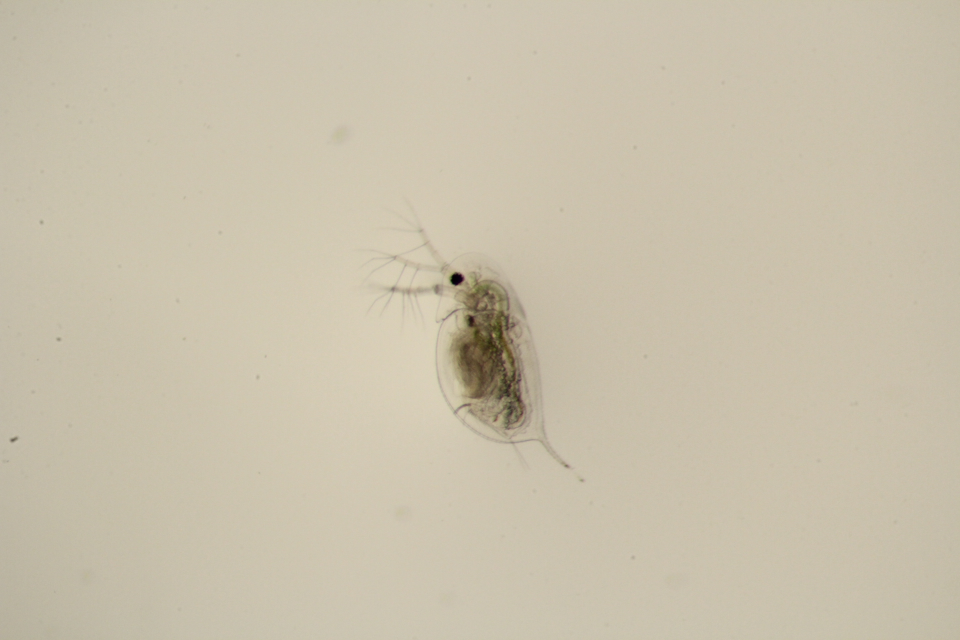
#> input picture The-Daphnia-ruler/tests/test_dirs/test_images/sample1.JPG, 1920 x 1280 px (shown at 1/2 size)
$ python measurement_methods.py tests/test_dirs/test_images/sample1.JPG
#> lines starting #> are read from the running program, lines starting #| are printed output that depends on the picture; after the words box and inside, x2 and y2 are one past the last pixel; in counts of white or black regions, pixels touching at a corner belong together
### The-Daphnia-ruler/utils.py
# import libraries
import os
import cv2
import numpy as np
import sys
from math import pi
from skimage import morphology, measure
from skimage.filters import scharr
from scipy import ndimage
import math
import copy
import warnings

# Create function to load image in proper format
def import_image(image):
    '''
    imports, resizes and grayscales image.
     returns additional info on image.
    '''
    # Load in rayscale, resize
    img = cv2.imread(image)
    # save aspect ratio
    height, width = np.shape(img)[0:2]

    # scale image to 720p width
    scf = 720/width
    nwidth = 720
    nheight = int(height * scf)
    img = cv2.resize(img, (nwidth, nheight))

    # grayscale image
    gray = np.uint8(np.mean(img, 2))

    # create dictionary with results
    res = {}
    res["img"] = img
    res["gray"] = gray
    res["scf"] = scf

    # export image
    return(res)

# create function that creates mask
def create_mask(gray):
    '''
    masks grayscaled image
    '''
    edges_mag = scharr(gray)
    edges_med = np.median(edges_mag)
    edges_thresh = 2.5*edges_med
    edges = edges_mag >= edges_thresh
    edges = morphology.closing(edges, morphology.square(3))
    edges = ndimage.binary_fill_holes(edges)
    edges = morphology.erosion(edges, morphology.square(3))

    # return edges
    return(edges)

# create function to label imageregions and calculate properties
def create_props(edges, gray, eyeMethod=False):
    '''
    labels image and defines properties
    '''
    # label imageregions and calculate properties
    label_img = morphology.label(edges, connectivity=2, background=0)
    props = measure.regionprops(label_img, gray)
    props = sorted(props, reverse=True, key=lambda k: k.area)

    # return properties only props if eyemethod = F else props and label_img
    if eyeMethod == False:
        return(props)
    else:
        return([props, label_img])

# create function to erode mask
def erode_mask(edges, props, gray):
    # reformat edges to work with opencv
    edges = np.uint8(edges)
    # copy edges in case no opening is necessary
    edges_res = edges
    kernel_size = 2
    # create labeled image in case no opening is necessary
    label_img = morphology.label(edges, connectivity=2, background=0)
    # continue opening until solidity fits
    while props[0].solidity < 0.93:
        edges_res = edges
        kernel = cv2.getStructuringElement(cv2.MORPH_ELLIPSE, (kernel_size, kernel_size))
        edges_res = cv2.morphologyEx(edges_res, cv2.MORPH_OPEN, kernel, iterations = 1)

        # relabel imageregions and calculate properties
        label_img = morphology.label(edges_res, connectivity=2, background=0)
        props = measure.regionprops(label_img, gray)
        props = sorted(props, reverse=True, key=lambda k: k.area)
        kernel_size += 1
    # create list with results
    res = [props, edges_res, label_img]
    # return results
    return(res)

# create function to plot binary image
def plt_binary(edges_res, label_img, props):
    '''
    creates binary image in numpy format
    '''
    # make array of zeros
    bw_img = 0*edges_res
    # crop to largest object
    bw_img = (label_img) == props[0].label
    # copy image
    bw_img_all = bw_img.copy()
    # fill roi
    bw_img_all = bw_img_all + ((label_img) == props[0].label)
    # transform to numpy array
    binary2 = np.uint8(255*bw_img_all)
    # return binary array
    return(binary2)

# create function to plot contour on image
def plt_contour(binaryimg, img):
    '''
    plots contour on image
    '''
    # get contours
    contours, hierarchy = cv2.findContours(binaryimg, cv2.RETR_TREE, cv2.CHAIN_APPROX_SIMPLE)
    # draw contour on image
    cv2.drawContours(img, contours, -1, (0, 0, 255), 1)
    # return image
    return(img)

# create function to plot elipse on image
def plt_elipse(img, props):
    '''
    plots elipse on image
    '''
    # plot elipse on image
    cv2.ellipse(img, (int(props[0].centroid[1]), int(props[0].centroid[0])),
                (int(props[0].major_axis_length/2), int(props[0].minor_axis_length/2)),
                (-props[0].orientation*180/pi+90), 0, 360, 0, 0)
    # return img
    return(img)

# create function to plot major axis on image
def plt_majaxis(img, props):
    '''
    plots major axis on image
    '''
     # get deltas
    dx = (props[0].major_axis_length/2)*math.sin(props[0].orientation-(math.pi/2))
    dy = (props[0].major_axis_length/2)*math.cos(props[0].orientation-(math.pi/2))

    # get start
    x1 = props[0].centroid[0]-dx
    y1 = props[0].centroid[1]+dy

    # get end
    x2 = props[0].centroid[0]+dx
    y2 = props[0].centroid[1]-dy

    # plot line
    cv2.line(img, (int(y2), int(x2)), (int(y1), int(x1)), (0, 255, 0), 2)

    # return image
    return(img)

# create function to plot minor axis on image
def plt_minaxis(img, props):
    '''
    plots minro axis on image
    '''
    # get deltas
    dx = (props[0].minor_axis_length/2)*math.sin(props[0].orientation)
    dy = (props[0].minor_axis_length/2)*math.cos(props[0].orientation)

    # get start
    x1 = props[0].centroid[0]-dx
    y1 = props[0].centroid[1]+dy

    # get end
    x2 = props[0].centroid[0]+dx
    y2 = props[0].centroid[1]-dy

    # plot line
    cv2.line(img, (int(y2), int(x2)), (int(y1), int(x1)), (255, 0, 255), 2)

    # return image
    return(img)

# create function to make dictionary of results
def make_res(img, props, scf, image, eyeMethod = False, tail_Length = None, head_Length = None, daphnia_Length = None, angle = None):
    '''
    creates dictionary with results
    '''
    # get major and minor axis
    major = props[0].major_axis_length
    minor = props[0].minor_axis_length

    # add perimeter of mask
    perimeter = props[0].perimeter

    # add area of mask
    area = props[0].area

    # add solidity (proportion of the pixels in shape to the pixels in the convex hull)
    solidity = props[0].solidity

    # Create ID for image with image number and base directory
    imgnum = os.path.basename(image)
    imgdir = image.split(os.path.sep)[-2]
    ID = os.path.join(imgdir, imgnum)

    # scale measurements back to original image size where necessary
    perimeter = perimeter/scf
    area = area / scf**2
    minor = minor/scf
    major = major/scf


    # create dictionary with results
    res = {}
    res['ID'] = ID
    res['perimeter'] = perimeter
    res['area'] = area
    res['minor'] = minor
    res['solidity'] = solidity
    res['full.Length'] = major
    res['image'] = img

        # add additions if eyeMethod is true
    if eyeMethod:
        tail_Length = tail_Length/scf
        head_Length = head_Length/scf
        daphnia_Length = daphnia_Length/scf
        res['tail.Length'] = tail_Length
        res['head.Length'] = head_Length
        res['eye.Length'] = daphnia_Length
        res['tail.angle'] = angle

    # return dictionary
    return(res)

# create function to find eye in binary image
def find_eye(binary2, img):
    '''
    find position of the eye and teturns its x,y values
    '''
    # extract daphnia and place on white background
    mask_inv = cv2.bitwise_not(binary2)
    foreground = cv2.bitwise_and(img, img, mask = binary2)
    background = np.copy(img)
    background[:] = 255
    background = cv2.bitwise_and(background, background, mask = mask_inv)
    product = cv2.add(foreground, background)


    # # filter by black color
    full_black = np.array([0, 0, 0])
    half_black = np.array([100, 100, 100])

    # filter with broad spectrum
    black = cv2.inRange(product, full_black, half_black)
    eye_kernel = cv2.getStructuringElement(cv2.MORPH_ELLIPSE, (int(2), int(2)))
    black_eroded = cv2.morphologyEx(black, cv2.MORPH_OPEN, eye_kernel, iterations = 2)

    # define contour
    contours, hierarchy = cv2.findContours(copy.deepcopy(black_eroded), cv2.RETR_EXTERNAL, cv2.CHAIN_APPROX_TC89_L1)

    # change thin colour spectrum until contours are of length one
    while len(contours) > 1:
        half_black = half_black - [10, 10, 10]
        black = cv2.inRange(product, full_black, half_black)
        eye_kernel = cv2.getStructuringElement(cv2.MORPH_ELLIPSE, (int(2), int(2)))
        black_eroded = cv2.morphologyEx(black, cv2.MORPH_OPEN, eye_kernel, iterations = 2)

        # define contour
        contours, hierarchy = cv2.findContours(copy.deepcopy(black_eroded), cv2.RETR_EXTERNAL, cv2.CHAIN_APPROX_TC89_L1)


    M = cv2.moments(contours[0])
    cX = int(M["m10"] / M["m00"])
    cY = int(M["m01"] / M["m00"])
    # return eye position
    return([cX, cY])
# create funtion to find tip of tail and define distance from eye to tip of tail
def find_tip(binary1, cX, cY):
    '''
    find position of tip of tail and length between eye and tip of tail.
    '''
    # define contours
    contours, hierarchy = cv2.findContours(copy.deepcopy(binary1), cv2.RETR_EXTERNAL, cv2.CHAIN_APPROX_TC89_L1)
    cnt = contours[0]

    leftmost = tuple(cnt[cnt[:, :, 0].argmin()][0])
    rightmost = tuple(cnt[cnt[:, :, 0].argmax()][0])
    topmost = tuple(cnt[cnt[:, :, 1].argmin()][0])
    bottommost = tuple(cnt[cnt[:,:,1].argmax()][0])

    extremes = [leftmost, rightmost, topmost, bottommost]
    # save extremes and eye in a list
    points = extremes + [(cX, cY)]
    # compute distances from eye
    lengths = []
    dxs = []
    dys = []
    for i in range(len(points)):
            dy = points[i][0]-points[4][0]
            dys.append(dy)
            dx = points[i][1]-points[4][1]
            dxs.append(dx)
            L = math.sqrt(dx**2 + dy**2)
            lengths.append(L)


    # find index of max distance
    max_dist_index = lengths.index(max(lengths))

    # get tip of the tail(note that y,x is exchanged)
    far_x = int(cX+dys[max_dist_index])
    far_y = int(cY+dxs[max_dist_index])

    # define distance from eye to tip of tail
    daphnia_Length_eye_tip = max(lengths)

    # return postion and length
    new_lengths = lengths
    new_lengths[max_dist_index] = 0
    new_max = new_lengths.index(max(new_lengths))
    new_lengths[new_max] = 0

    max_dist_index2 = new_lengths.index(max(new_lengths))
    far_x2 = int(cX+dys[max_dist_index2])
    far_y2 = int(cY+dxs[max_dist_index2])
    daphnia_Length_eye_head_tip = max(new_lengths)

    return([far_x, far_y, daphnia_Length_eye_tip, far_x2, far_y2, daphnia_Length_eye_head_tip])

# create function to find base of tail
def find_base(binary2, far_x, far_y, cX, cY, daphnia_Length_eye_tip):
    '''
    finds base of tail.
    '''
    # get contour of eroded mask
    contours, hierarchy = cv2.findContours(copy.deepcopy(binary2), cv2.RETR_EXTERNAL, cv2.CHAIN_APPROX_TC89_L1)
    # convert contours to a list
    contours = contours[0]

    # convert tail tip to list
    tail_tip = [far_x, far_y]


    lin_distances = np.empty(0)
    for i in range(0,len(contours)):
        con_x = contours[i][0][0]
        con_y = contours[i][0][1]
        lin_dis = math.sqrt(abs(con_x-tail_tip[0])**2 + abs(con_y-tail_tip[1])**2)
        lin_distances = np.append(lin_distances, lin_dis)

    # find index of minimal value
    base_index = np.where(lin_distances == np.min(lin_distances))[0][0]
    # find base
    base = contours[base_index]
    base_x = base[0][0]
    base_y = base[0][1]

    # define tail length
    tail_Length = np.min(lin_distances)


    # define Length of daphnia from eye to base of the tail
    daphnia_Length = math.sqrt((cX - base_x)**2 + (cY - base_y)**2)

    # find angle between tail and line from eye to base of tail
    with warnings.catch_warnings():
        warnings.simplefilter('ignore')
        cos_angle = (tail_Length**2 + daphnia_Length**2 - daphnia_Length_eye_tip**2)/(2*tail_Length*daphnia_Length)
        angle = math.acos(cos_angle) * (180/pi)

    # return list
    return([base_x, base_y, daphnia_Length, angle, contours, tail_Length])

# define function to plot tail on image
def plt_tail(img, far_x, far_y, base_x, base_y):
    '''
    plots tail on image.
    '''
    # plot tail on image
    cv2.line(img, (far_x,far_y),(base_x, base_y), (255, 0, 0), 2)

    # return image
    return(img)

# define function to plot distance of eye to base of tail
def plt_length(img, cX, cY, base_x, base_y):
    '''
    plots length of daphnia on image (length = line between eye and base of tail)
    '''
    # plot daphnia Length on image (from eye to base)
    cv2.line(img, (cX, cY), (base_x, base_y), (0, 0, 255), 2)

    # return image
    return(img)

def plt_head(img, far_x2, far_y2, cX, cY):
    '''
    plots tail on image.
    '''
    # plot tail on image
    cv2.line(img, (far_x2,far_y2),(cX, cY), (255, 0, 0), 2)

    # return image
    return(img)

### The-Daphnia-ruler/measurement_methods.py
# -*- coding: utf-8 -*-
"""
Created on Fri May  3 14:21:59 2019

@author: Nelson
"""
# import libraries
import os
import cv2
import numpy as np
import sys
from math import pi
from skimage import morphology, measure
from skimage.filters import scharr
from scipy import ndimage
import math
import copy
import warnings
import utils
import json
# create function that does not require landmarks
def head_method(image):
    ''' This method calculates the Length of the major axis of a fitted ellipse
    around the binary mask of the daphnia
    input:
        image source
    output: dictionary with 8 values:
        output['ID'] : ID of the image
        output['perimeter'] = perimeter os binary mask
        output['area'] = area of binary mask
        output['minor'] = minor axis of fitted elipse
        output['solidity'] = ratio of the area of the binary mask
        and the area of the convex hull
        output['full.Length'] = major axis length of the fitted elipse
        output['image'] = imgage with plotted size estimate'''

    # import and resize
    img_res = utils.import_image(image)
#> in import_image, img is the input picture: shape (1280, 1920, 3); mean B, G, R 171.9, 192.8, 201.4
#> in import_image, `img = cv2.resize(img, (nwidth, nheight))`:
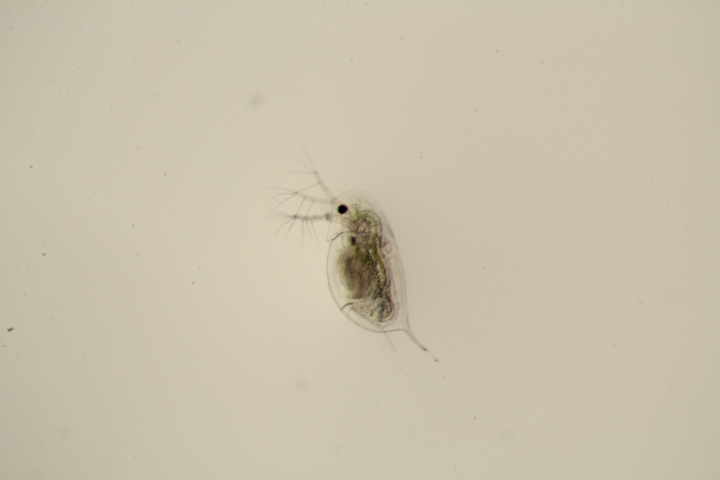
#> img: shape (480, 720, 3); mean B, G, R 171.8, 192.7, 201.3
#> img_res = 3 items

    # define output into different variables
    img = img_res["img"]
    gray = img_res["gray"]
    scf = img_res["scf"]
#> scf = 0.375

    # create mask
    edges = utils.create_mask(gray)
#> in create_mask, `edges_mag = scharr(gray)`:
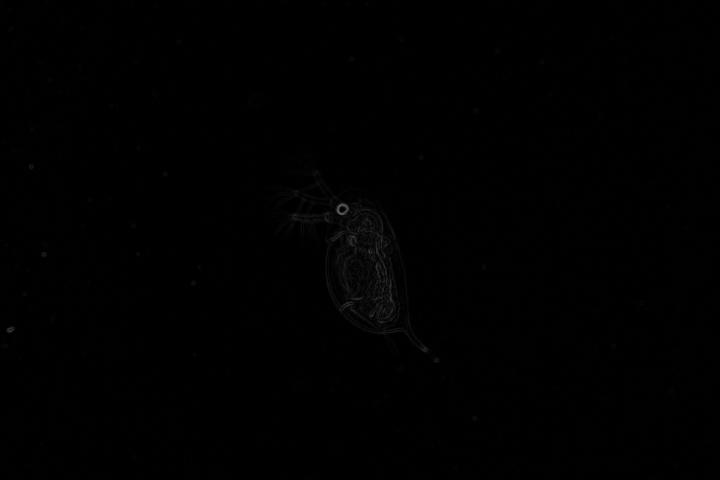
#> edges_mag: shape (480, 720) float64; min 0, max 0.392, mean 0.00511
#> in create_mask, `edges_med = np.median(edges_mag)`: edges_med = 0.00353
#> in create_mask, `edges_thresh = 2.5*edges_med`: edges_thresh = 0.00884
#> in create_mask, `edges = edges_mag >= edges_thresh`:
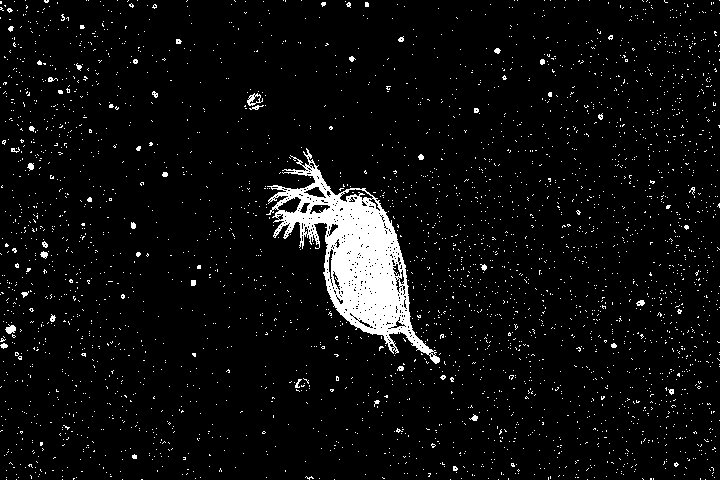
#> edges: shape (480, 720) bool; 5.3% white; 3221 white regions (3181 under 20 px), largest, box (x1, y1, x2, y2) and area: (266, 148, 440, 364) 11427, (247, 93, 263, 106) 88, (5, 324, 16, 334) 69

    # create regionproperties
    props = utils.create_props(edges, gray)
#> in create_props, `label_img = morphology.label(edges, connectivity=2, background=0)`:
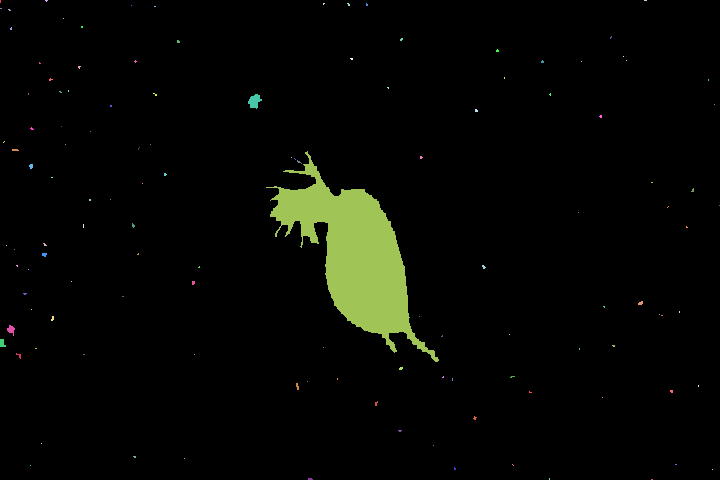
#> label_img: shape (480, 720) int32; 125 distinct labels, from 0 to 124; one colour per label, 0 black
#> in create_props, `props = measure.regionprops(label_img, gray)`: props = 124 regions; largest, box (x1, y1, x2, y2) and area: (266, 151, 439, 362) 12310, (248, 94, 262, 109) 129, (7, 325, 15, 336) 48, (0, 339, 6, 347) 36, (29, 164, 33, 169) 16

    # erode mask and return new properties
    props, edges_res, label_img = utils.erode_mask(edges, props, gray)
#> the loop in erode_mask, `while props[0].solidity < 0.93:` made 37 passes
#> kernel on passes 1 to 3: [[0, 1], [1, 1]], [[0, 1, 0], [1, 1, 1], [0, 1, 0]], [[0, 0, 1, 0], [1, 1, 1, 1], [1, 1, 1, 1], [1, 1, 1, 1]]
#> pass 1, in erode_mask, `label_img = morphology.label(edges_res, connectivity=2, background=0)`:
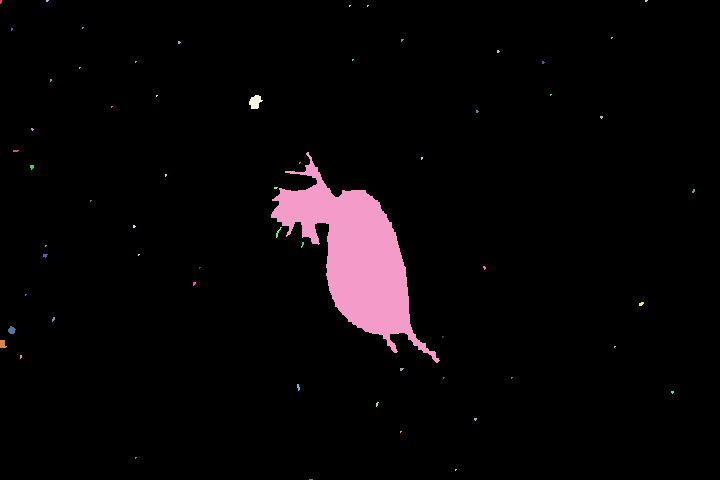
#> label_img: shape (480, 720) int64; 61 distinct labels, from 0 to 60; one colour per label, 0 black
#> pass 2, in erode_mask, `label_img = morphology.label(edges_res, connectivity=2, background=0)`:
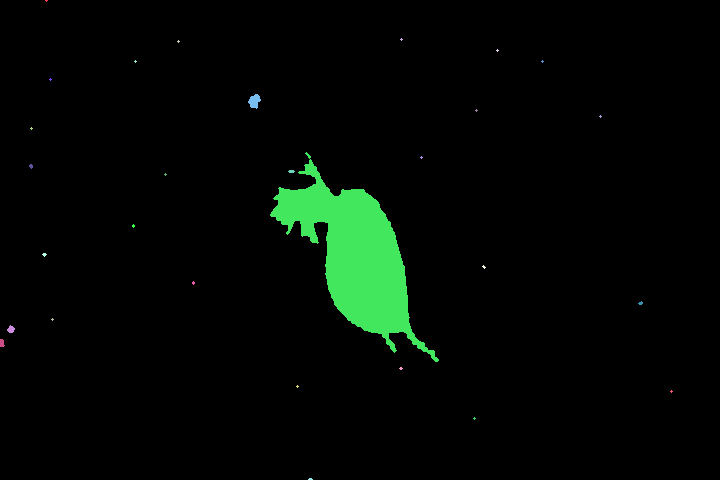
#> label_img: shape (480, 720) int64; 30 distinct labels, from 0 to 29; one colour per label, 0 black
#> after the loop in erode_mask, `while props[0].solidity < 0.93:`:
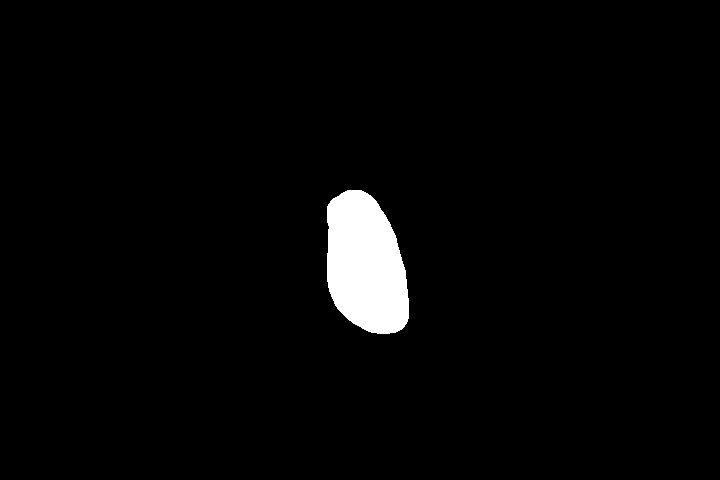
#> edges_res: shape (480, 720); values 0 (black) and 1 (white), 2.7% white; 1 white region, box (x1, y1, x2, y2) and area: (327, 190, 409, 334) 9233
#> after the loop in erode_mask, `while props[0].solidity < 0.93:`: kernel_size = 39
#> (the rest of the program and of its run is left out)
